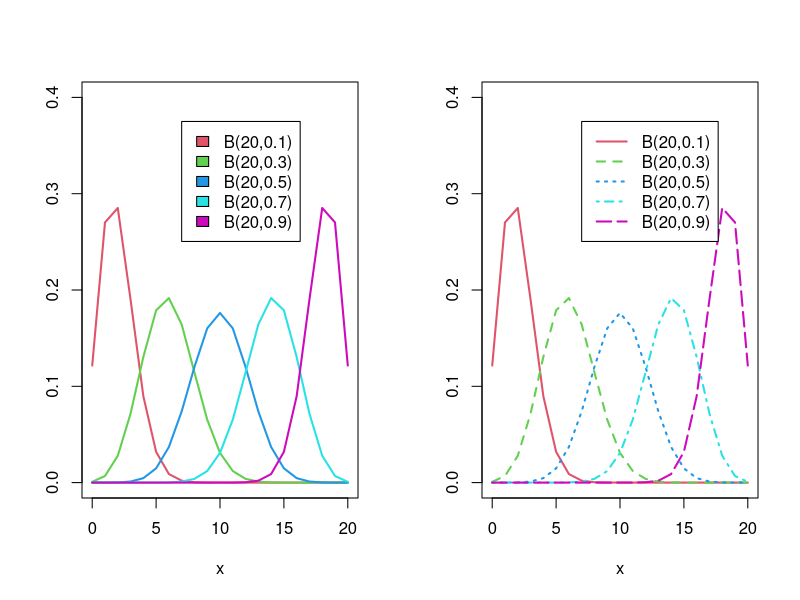

Here is the R script that generated this plot:
x <- 0:20

par(mfrow=c(1,2))
plot(x,dbinom(x,20,0.1), type="l",col="2",lwd=2,ylim=c(0,0.4),ylab="")
lines(x,dbinom(x,20,0.3),col="3",lwd=2)
lines(x,dbinom(x,20,0.5),col="4",lwd=2)
lines(x,dbinom(x,20,0.7),col="5",lwd=2)
lines(x,dbinom(x,20,0.9),col="6",lwd=2)
legend(legend=c("B(20,0.1)","B(20,0.3)","B(20,0.5)","B(20,0.7)","B(20,0.9)"),
       fill=2:6,x=7,y=0.375)

plot(x,dbinom(x,20,0.1), type="l",col="2",lwd=2,ylim=c(0,0.4),ylab="",lty=1)
lines(x,dbinom(x,20,0.3),col="3",lwd=2,lty=2)
lines(x,dbinom(x,20,0.5),col="4",lwd=2,lty=3)
lines(x,dbinom(x,20,0.7),col="5",lwd=2,lty=4)
lines(x,dbinom(x,20,0.9),col="6",lwd=2,lty=5)
legend(legend=c("B(20,0.1)","B(20,0.3)","B(20,0.5)","B(20,0.7)","B(20,0.9)"),lty=1:5,
       x=7,y=0.375,col=2:6,lwd=2)
